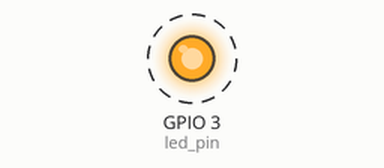
A sketch run on a simulated ESP32. Shown: output pins drawn as LEDs (lit = HIGH). Dashed ring = blinking.

Above: at 0.2 s.
Timing chart, 0 to 3.0 s (numbered marks = the images above):
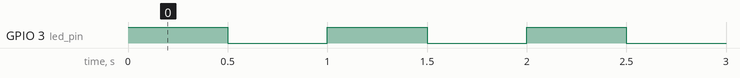

Measured:
- by itself, GPIO 3 (led_pin): alternates HIGH for 0.50 s and LOW for 0.50 s

The sketch:

BasicBlink.ino
```cpp
#if CONFIG_FREERTOS_UNICORE
static const BaseType_t app_cpu = 0;
#else
static const BaseType_t app_cpu = 1;
#endif

//refers to in-built LED
static const int led_pin = 3;

void toggleLED(void *parameter)
{
  while(1)
  {
    digitalWrite(led_pin, HIGH);
    vTaskDelay(500/portTICK_PERIOD_MS);
    digitalWrite(led_pin, LOW);
    vTaskDelay(500/portTICK_PERIOD_MS);
  }
}

void setup()
{
  pinMode(led_pin, OUTPUT); //data direction
  xTaskCreatePinnedToCore(
    toggleLED,              //func to call
    "Toggle LED",           //name of task
    1024,                   //stack size
    NULL,                   //pointer to memory
    1,                      //task priority (0,lowest - 24 highest)
    NULL,                   //Task Handler
    app_cpu);               //Run on one core for Demo Purpose


}

void loop()
{

}
```
